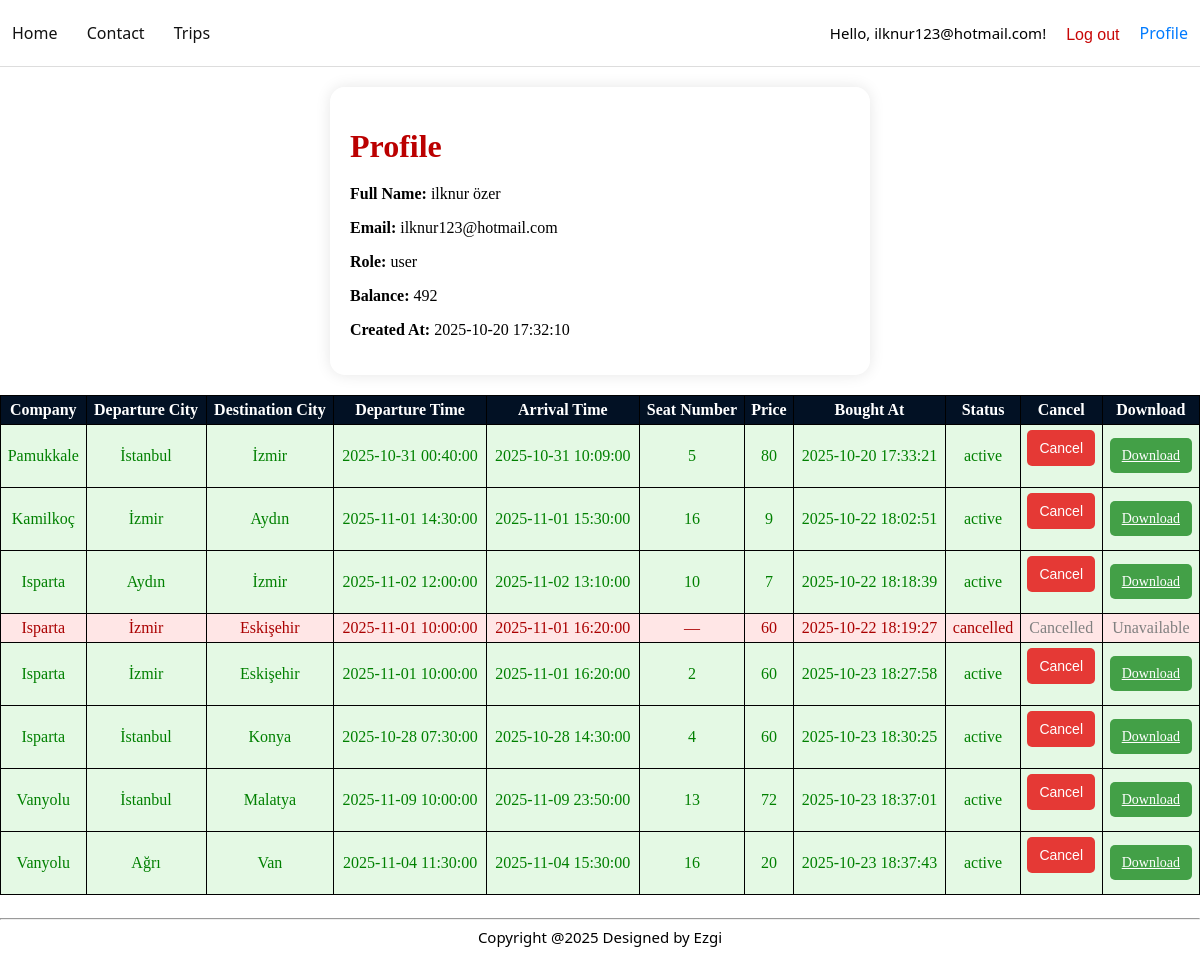
Page /profile.php (signed in) on the committed database.
### tables this page shows
CREATE TABLE User(id text PRIMARY KEY DEFAULT (lower(hex(randomblob(16)))), full_name text, email text unique not null, role text not null, password text not null, company_id text, balance real default 800, created_at TIMESTAMP DEFAULT CURRENT_TIMESTAMP not null, FOREIGN KEY (company_id) REFERENCES Bus_Company(id));

CREATE TABLE Trips(id text PRIMARY KEY DEFAULT (lower(hex(randomblob(16)))), company_id text not null, destination_city text not null, arrival_time datetime not null, departure_time datetime not null, departure_city text not null, price integer not null, capacity integer not null, created_date TIMESTAMP DEFAULT CURRENT_TIMESTAMP, FOREIGN KEY (company_id) REFERENCES Bus_Company(id));

CREATE TABLE Bus_Company(id text PRIMARY KEY DEFAULT (lower(hex(randomblob(16)))), name text unique not null, logo_path text ,created_at TIMESTAMP DEFAULT CURRENT_TIMESTAMP);

CREATE TABLE Booked_Seats(id text PRIMARY KEY DEFAULT (lower(hex(randomblob(16)))), ticket_id text not null, seat_number integer not null, created_at TIMESTAMP DEFAULT CURRENT_TIMESTAMP, FOREIGN KEY (ticket_id) REFERENCES Tickets(id), UNIQUE(ticket_id, seat_number));

CREATE TABLE Tickets(id text PRIMARY KEY DEFAULT (lower(hex(randomblob(16)))), trip_id text not null, user_id text not null, status text not null default 'active', total_price integer not null, created_at TIMESTAMP DEFAULT CURRENT_TIMESTAMP, FOREIGN KEY (trip_id) REFERENCES Trips(id), FOREIGN KEY (user_id) REFERENCES User(id));

### profile.php (the view, shortened to what this page needs)
<?php
include(__DIR__ . "/databaseConnection.php");
function getUser(){
    global $database;
    $email = $_SESSION["email"];
    $stmt = $database->prepare("SELECT * FROM User WHERE email = :email");
    $stmt->bindValue(":email", $email, SQLITE3_TEXT);
    $result = $stmt->execute();
    $user = $result->fetchArray(SQLITE3_ASSOC);
    return $user ?? null;
}
$user = getUser();
function getTickets(){
    global $database;
    global $user;
    $userId = $user["id"];
    $stmt = $database->prepare("SELECT * FROM TICKETS_V WHERE user_id = :id");
    $stmt->bindValue(":id", $userId, SQLITE3_TEXT);
    $result = $stmt->execute();
    $tickets = [];
    while($row = $result->fetchArray(SQLITE3_ASSOC)){
        $tickets[] = $row;
    }
    return $tickets;
}
$tickets = getTickets();
include("header.php");
?>
<!DOCTYPE html>
<html lang="en">
<head>
    <link rel="stylesheet" href="style.css?v=<?php echo time(); ?>">
</head>
<body>
<div class="container2">
    <h1>Profile</h1>
    <?php if($user): ?>
        <p><strong>Full Name:</strong> <?= htmlspecialchars($user["full_name"]) ?></p>
        <p><strong>Email:</strong> <?= htmlspecialchars($user["email"]) ?></p>
        <p><strong>Role:</strong> <?= htmlspecialchars($user["role"]) ?></p>
        <p><strong>Balance:</strong> <?= htmlspecialchars($user["balance"]) ?></p>
        <p><strong>Created At:</strong> <?= htmlspecialchars($user["created_at"]) ?></p>
    <?php else: ?>
        <p style="color:red; text-align:center;">No user found.</p>
    <?php endif; ?>
</div>
 <table>
    <thead>
        <tr>
            <th>Company</th>
            <th>Departure City</th>
            <th>Destination City</th>
            <th>Departure Time</th>
            <th>Arrival Time</th>
            <th>Seat Number</th>
            <th>Price</th>
            <th>Bought At</th>
            <th>Status</th>
            <th>Cancel</th>
            <th>Download</th>
        </tr>
    </thead>
    <tbody>
        <?php if (!empty($tickets)): ?>
            <?php foreach ($tickets as $ticket): ?>
                <tr class="<?= $ticket['status'] === 'cancelled' || $ticket['status'] === 'expired' ? 'inactive' : 'active' ?>">
                    <td><?= htmlspecialchars($ticket["name"] ?? "—") ?></td>
                    <td><?= htmlspecialchars($ticket["departure_city"]) ?></td>
                    <td><?= htmlspecialchars($ticket["destination_city"]) ?></td>
                    <td><?= htmlspecialchars($ticket["departure_time"]) ?></td>
                    <td><?= htmlspecialchars($ticket["arrival_time"]) ?></td>
                    <td><?= htmlspecialchars($ticket["seat_number"] ?? "—") ?></td>
                    <td><?= htmlspecialchars($ticket["total_price"]) ?></td>
                    <td><?= htmlspecialchars($ticket["created_at"]) ?></td>
                    <td><?= htmlspecialchars($ticket["status"]) ?></td>
                    <td>
                        <?php if ($ticket["status"] == "active"): ?>
                            <form action="profile.php" method="post" onsubmit="return confirm('Are you sure you want to cancel this ticket?');">
                                <input class="red-button" type="submit" name="cancelTicket" value="Cancel">
                            </form>
                        <?php else: ?>
                            <span style="color: gray;">Cancelled</span>
                        <?php endif; ?>
                    </td>
        <td>
    <?php if ($ticket["status"] == "active"): ?>
        <a href="ticket_print.php?ticket_id=<?= htmlspecialchars($ticket["ticket_id"]) ?>"
           target="_blank"
           class="green-button">
           Download
        </a>
        <?php else: ?>
        <span style="color: gray;">Unavailable</span>
    <?php endif; ?>
</td>
                </tr>
                    <?php endforeach; ?>
                        <?php else: ?>
                            <tr><td colspan="11" style="text-align:center;">No tickets found.</td></tr>
                    <?php endif; ?>
    </tbody>
</table>
</body>
</html>

### header.php (shortened to what this page needs)
<header>
    <div class="header-left">
        <a href="index.php">Home</a>
        <a href="contact.php">Contact</a>
        <a href="trips.php">Trips</a>
    </div>
    <div class="header-right">
        <?php if(isset($_SESSION["email"])): ?>
            <p>Hello, <?php echo htmlspecialchars($_SESSION["email"]); ?>!</p>
            <form action="index.php" method="post" style="display:inline;">
                <input type="submit" name="logout" value="Log out">
            </form>
            <?php if(($_SESSION["role"] ?? '') !== "admin"): ?>
                <a href="profile.php">Profile</a>
            <?php endif; ?>
        <?php else: ?>
            <a href="login.php">Log in</a>
        <?php endif; ?>
    </div>
</header>

### style.css (style rules this page uses)
table, th, td { border: 1px solid black; border-collapse: collapse; padding: 5px; text-align: center; vertical-align: middle; }
table { width: 100%; margin-top: 5px; background-color: #f2f2f2; }
th { background-color: #021124; color: white; text-align: center; vertical-align: middle; }
tr:nth-child(even) { background-color: #f2f2f2; align-items: center; }
header { display: flex; justify-content: space-between; align-items: center; padding: 8px 1%; background-color: #fff; border-bottom: 1px solid #ddd; font-family: "Segoe UI", Arial, sans-serif; }
header p { font-size: 15px; font-family: "Segoe UI", Arial, sans-serif; }
.header-left a { text-decoration: none; color: #111; margin-right: 25px; font-size: 16px; transition: color 0.2s ease; }
.header-right { display: flex; align-items: center; gap: 20px; }
.header-right form { margin: 0; padding: 0; display: flex; align-items: center; }
.header-right a { text-decoration: none; color: #007bff; font-size: 16px; }
.header-right input[type="submit"] { background: none; border: none; color: #c80707; font-size: 16px; cursor: pointer; transition: color 0.2s ease; padding: 0; margin: 0; line-height: normal; vertical-align: middle; display: inline-block; position: relative; top: 2px; }
footer { background-color: #ffffff; color: rgb(0, 0, 0); text-align: center; padding: 15px 0; font-size: 15px; font-family: "Segoe UI", Arial, sans-serif; }
tr.inactive td { background-color: #ffe6e6; color: #a00; }
tr.active td { background-color: #e4f9e4; color: green; }
.red-button, .green-button, .blue-button { color: white; border: none; padding: 10px 12px; font-size: 14px; border-radius: 5px; cursor: pointer; transition: background-color 0.3s ease; }
.red-button { background-color: #e53935; }
.green-button { background-color: #43a047; }
.container2 { background-color: rgba(255, 255, 255, 0.5); width: 500px; padding: 20px 20px; border-radius: 15px; box-shadow: 0 0 15px rgba(0,0,0,0.1); margin-left: auto; margin-right: auto; margin-top: 20px; margin-bottom: 20px; }
.container2 h1 { margin-bottom: 20px; color: #bb0000; }
html, body { height: 100%; margin: 0; padding: 0; min-height: 100vh; }

### rows in the picture
user: full_name "ilknur özer", email "ilknur123@hotmail.com", role "user", balance "492", created_at "2025-10-20 17:32:10"
trips: company.name "Pamukkale", departure_city "İstanbul", destination_city "İzmir", departure_time "2025-10-31 00:40:00", arrival_time "2025-10-31 10:09:00", booked_seats.seat_number "5", tickets.total_price "80", tickets.created_at "2025-10-20 17:33:21", tickets.status "active"
trips: company.name "Kamilkoç", departure_city "İzmir", destination_city "Aydın", departure_time "2025-11-01 14:30:00", arrival_time "2025-11-01 15:30:00", booked_seats.seat_number "16", tickets.total_price "9", tickets.created_at "2025-10-22 18:02:51", tickets.status "active"
trips: company.name "Isparta", departure_city "Aydın", destination_city "İzmir", departure_time "2025-11-02 12:00:00", arrival_time "2025-11-02 13:10:00", booked_seats.seat_number "10", tickets.total_price "7", tickets.created_at "2025-10-22 18:18:39", tickets.status "active"
trips: company.name "Isparta", departure_city "İzmir", destination_city "Eskişehir", departure_time "2025-11-01 10:00:00", arrival_time "2025-11-01 16:20:00", seat_number "—", tickets.total_price "60", tickets.created_at "2025-10-22 18:19:27", tickets.status "cancelled", shows "Cancelled", shows "Unavailable", booked_seats.seat_number "2", tickets.created_at "2025-10-23 18:27:58", tickets.status "active"
trips: company.name "Isparta", departure_city "İstanbul", destination_city "Konya", departure_time "2025-10-28 07:30:00", arrival_time "2025-10-28 14:30:00", booked_seats.seat_number "4", tickets.total_price "60", tickets.created_at "2025-10-23 18:30:25", tickets.status "active"
trips: company.name "Vanyolu", departure_city "İstanbul", destination_city "Malatya", departure_time "2025-11-09 10:00:00", arrival_time "2025-11-09 23:50:00", booked_seats.seat_number "13", tickets.total_price "72", tickets.created_at "2025-10-23 18:37:01", tickets.status "active"
trips: company.name "Vanyolu", departure_city "Ağrı", destination_city "Van", departure_time "2025-11-04 11:30:00", arrival_time "2025-11-04 15:30:00", booked_seats.seat_number "16", tickets.total_price "20", tickets.created_at "2025-10-23 18:37:43", tickets.status "active"

### other values in the picture
$_SESSION["email"] "ilknur123@hotmail.com"
